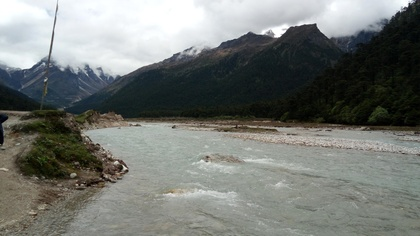
%> input picture river.jpg, 420 x 236 px, shrunk from 4096 x 2304 before the run
$ octave main.m   (GNU Octave 9; MATLAB toolbox functions it lacks are replaced by stand-ins)
%> lines starting %> are read from the running program, lines starting %| are printed output that depends on the picture; in (x1, y1, x2, y2) boxes, pixels count from 0 and x2, y2 are one past the last pixel; in counts of white or black regions, pixels touching at a corner belong together; the program's own positions count from 1
%> further down, img is the input picture: size 236x420x3 uint8; mean R, G, B 116.7, 120.2, 116.3
### threshold_161100007.m
%% Akhilesh Ravi 16110007

%% Thresholding the greyscale image
% This function directly thresholds the greyscale image and converts it into
% a monochrome image (threshold, T = 127)

% f - Input Image
% g1 - Input Image after Binarization

function g1 = threshold_161100007(f)
T = 127;    % Threshold
g1 = 255*(f >= T);
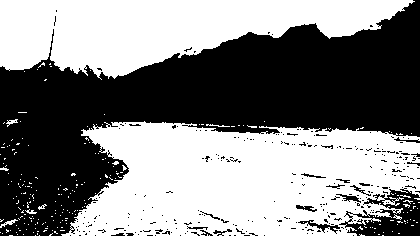
%> g1: size 236x420 double; 52.1% white; 269 black regions (251 under 20 px), largest, box (x1, y1, x2, y2) and area: (0, 0, 420, 236) 43842, (339, 188, 420, 236) 1993, (298, 220, 340, 234) 155
end

### noiser_16110007.m
%% Akhilesh Ravi 16110007

%% Random Noise Binarization
%Random noise in the range [-128 128] and then, the threshold is introduced
%for binarization.

% f - Input Image
% f1 - Input Image after adding Noise
% g2 - f1 after Binarization

function [f1, g2] = noiser_16110007(f)
f1 = f + uint8(randi([-128,128], size(f))); % Random noise in introduced
T = 127;    % Threshold
g2 = 255*(f1 >= T); % Binarization using the threshold
%> g2: size 236x420 double; 61.9% white; 447 black regions (435 under 20 px), largest, box (x1, y1, x2, y2) and area: (0, 0, 420, 236) 35654, (361, 214, 420, 236) 444, (396, 189, 420, 220) 212
end

### halftone_16110007.m
%% Akhilesh Ravi 16110007

%% Halftoning using dither matrices
% This function halftones the input image by using a dither matrix of a
% given size.
% f - Input Image
% g3 - Output image (input image halftoned by 2x2 dither matrix)
% g4 - Output image (input image halftoned by 4x4 dither matrix)
% g5 - Output image (input image halftoned by 8x8 dither matrix)


function [g3, g4, g5] = halftone_16110007(f)
I2 = [1 2; 3 0];            %Dither matrix of sixe 2x2
T2 = 255 * (I2 + 0.5) / 4;  %The corresponding threshold matrix of size 2x2

I4 = [4*I2 + 1, 4*I2 + 2;   %Dither matrix of sixe 4x4
4*I2 + 3, 4*I2];
T4 = 255* (I4 + 0.5) / 16;  %The corresponding threshold matrix of size 4x4

I8 = [4*I4 + 1, 4*I4 + 2;   %Dither matrix of sixe 8x8
4*I4 + 3, 4*I4];
T8 = 255 * (I8 + 0.5) / 64; %The corresponding threshold matrix of size 8x8

[m, n] = size(f);
%> m = 236; n = 420

%% Dither Matrix of size 2x2
m2 = m + mod(m,2);      % Changing m and n to pad the image so that
%> m2 = 236
n2 = n + mod(n,2);      % m2 and n2 are even numbers
%> n2 = 420
g3 = uint8(zeros(m2, n2));
g3(1:m, 1:n) = uint8(f);    % g3 - padded image

% Binaring the image by taking blocks of 2x2 from the image and using the
% 2x2 threshold matrix
for i = 1:2:m2
    for j = 1:2:n2
        g3(i:i+1,j:j+1) = 255.*uint8(g3(i:i+1,j:j+1) >= T2);
    end
end
%> g3: size 236x420 uint8; 45.5% white; 3540 white regions (3534 under 20 px), largest, box (x1, y1, x2, y2) and area: (0, 114, 420, 236) 22623, (0, 0, 416, 82) 18540, (1, 115, 22, 128) 78, (7, 111, 30, 116) 38, (27, 133, 38, 140) 25, (3, 129, 12, 136) 21

g3 = g3(1:m, 1:n);  % Removing the padding

%% Dither Matrix of size 4x4
m4 = m + 4 - mod(m,4);  % Changing m and n to pad the image so that
%> m4 = 240
n4 = n + 4 - mod(n,4);  % m4 and n4 are multiples of 4.
%> n4 = 424
if mod(m,4) == 0
    m4 = m;
%> m4 = 236
end
if mod(n,4) == 0
    n4 = n;
%> n4 = 420
end
g4 = uint8(zeros(m4, n4));
g4(1:m, 1:n) = uint8(f);    % g4 - padded image

% Binaring the image by taking blocks of 4x4 from the image and using the
% 4x4 threshold matrix
for i = 1:4:m4
    for j = 1:4:n4
        g4(i:i+3,j:j+3) = 255.*uint8(g4(i:i+3,j:j+3) >= T4);
    end
end
%> g4: size 236x420 uint8; 46.6% white; 3970 white regions (3964 under 20 px), largest, box (x1, y1, x2, y2) and area: (0, 113, 420, 236) 23220, (0, 0, 416, 88) 18454, (1, 111, 34, 128) 150, (81, 171, 102, 180) 47, (25, 77, 36, 88) 21, (85, 89, 92, 96) 21

g4 = g4(1:m, 1:n);  % Removing the padding

%% Dither Matrix of size 8x8
m8 = m + 8 - mod(m,8);  % Changing m and n to pad the image so that
%> m8 = 240
n8 = n + 8 - mod(n,8);  % m8 and n8 are multiples of 8.
%> n8 = 424
if mod(m,8) == 0
    m8 = m;
end
if mod(n,8) == 0
    n8 = n;
end
g5 = uint8(zeros(m8, n8));
g5(1:m, 1:n) = uint8(f);    % g5 - padded image

% Binaring the image by taking blocks of 8x8 from the image and using the
% 8x8 threshold matrix
for i = 1:8:m8
    for j = 1:8:n8
        g5(i:i+7,j:j+7) = 255.*uint8(g5(i:i+7,j:j+7) >= T8);
    end
end
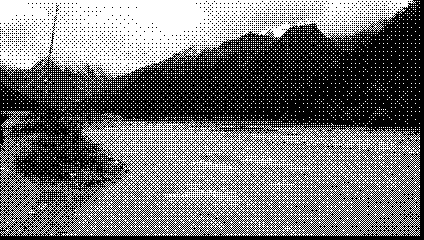
%> g5: size 240x424 uint8; 45.3% white; 3881 white regions (3875 under 20 px), largest, box (x1, y1, x2, y2) and area: (0, 113, 420, 236) 23196, (0, 0, 416, 88) 18432, (1, 111, 34, 128) 148, (81, 169, 90, 180) 26, (91, 171, 102, 180) 23, (85, 89, 92, 96) 21

g5 = g5(1:m, 1:n);  % Removing the padding

end

### error_diffusion_16110007.m
%% Akhilesh Ravi 16110007

%% Error Diffusion
% We go pixel by pixel and binarize it using the threshold (T = 127). We
% check the error of the pixel after thresholding with respect to the
% original image. We scale this error and add it to neighbouring pixels
% using a scaling matrix.

% f - Input Image
% g6 - Output image (input image after error diffusion)

function g6 = error_diffusion_16110007(f)

fnew = f;
g6 = uint8(zeros(size(f)));
[m, n] = size(f);
T = 127;    % Threshold

% Applying error diffusion to each pixel (and the surrounding pixels)
for i = 1:m
    for j = 1:n
        g6(i,j) = 255*uint8(fnew(i,j)>=T);  % Binarizing the pixel
        e = double(fnew(i,j)) - double(g6(i,j));    % Error with respect to
                                                    % the original image

        % Scaling the error and adding it to the surrounding pixels of the
        % original image
        if j ~= n
            fnew(i,j+1) = uint8(fnew(i,j+1) + (e*7)/16);
        end
        if i ~= m
            fnew(i+1,j) = uint8(fnew(i+1,j) + (e*5)/16);
            if j ~= n
                fnew(i+1,j+1) = uint8(fnew(i+1,j+1) + e/16);
            end
            if j ~= 1
                fnew(i+1,j-1) = uint8(fnew(i+1,j-1) + (e*3)/16);
            end
        end

    end
end
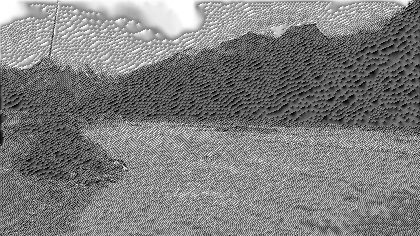
%> fnew: size 236x420 uint8; min 0, max 255, mean 125.5
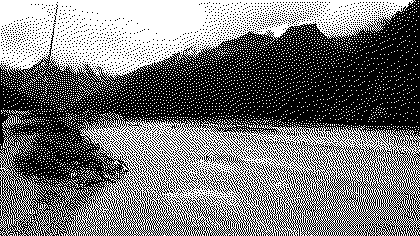
%> g6: size 236x420 uint8; 46.6% white; 3772 white regions (3766 under 20 px), largest, box (x1, y1, x2, y2) and area: (0, 113, 420, 236) 23182, (0, 0, 416, 85) 18261, (2, 115, 21, 129) 80, (11, 110, 30, 115) 31, (26, 132, 37, 143) 27, (78, 85, 90, 96) 20

end

### fidelity_16110007.m
%% Akhilesh Ravi 16110007

%% Fidelity Metrics
%Function to find out the fidelity of an image (monochrome) with respect to
%the original image using various metrics. Here we compare how close the
%two images appear to be.

% f - Input Reference Image
% g - Input Image
% a1 - Mean of deviation
% a2 - Mean of absolute deviation
% a3, a4 - Mean of Absolute Deviation after transforming using gamma
% a5, a6 - Mean of Absolute Deviation after applying gamma transformation
%          and then applying a Low Pass Filter

function [a1, a2, a3, a4, a5, a6] = fidelity_16110007(f, g)
[M, N] = size(f);
%> M = 236; N = 420

%% Mean of deviation and Mean of Absolute Deviation

temp = (double(f) - double(g))./(M*N);

% alpha 1 -> metric 1
a1 = sum(sum(temp));
%> a1 = -14.2

% alpha 2 -> metric 2
a2 = sum(sum( abs(temp) ));
%> a2 = 63.25


%% Mean of Absolute Deviation after transforming using gamma = 2.2 and gamma = 1/2.2
f1a = 255 * ( (double(f)./255) .^ 2.2);
g1a = 255 * ( (double(g)./255) .^ 2.2);
temp = ( double(abs(f1a - g1a)) )./(M*N);
% alpha 3 -> metric 3
a3 = sum(sum(temp));
%> a3 = 72.3

f1b = 255 * ( (double(f)./255) .^ (1/2.2) );
g1b = 255 * ( (double(g)./255) .^ (1/2.2) );
temp = ( double(abs(f1b - g1b)) )./(M*N);
% alpha 4 -> metric 4
a4 = sum(sum(temp));
%> a4 = 74.76

%% Mean of Absolute Deviation after applying gamma transformation and then applying a Low Pass Filter

h = fspecial('gaussian',[7,7]); % Low Pass Filter of size 7x7
% Passing the images through the filter
f2a = imfilter(uint8(f1a),h);
g2a = imfilter(uint8(g1a),h);

f2b = imfilter(uint8(f1b),h);
g2b = imfilter(uint8(g1b),h);

f3a = 255 * ( (double(f2a)./255) .^ (1/3));
g3a = 255 * ( (double(g2a)./255) .^ (1/3));
temp = ( double(abs(f3a - g3a)) )./(M*N);
% alpha 5 -> metric 5
a5 = sum(sum(temp));
%> a5 = 57.26

f3b = 255 * ( (double(f2b)./255) .^ (1/3) );
g3b = 255 * ( (double(g2b)./255) .^ (1/3) );
temp = ( double(abs(f3b - g3b)) )./(M*N);
% alpha 6 -> metric 6
a6 = sum(sum(temp));
%> a6 = 91.25

end

### main.m
%% Akhilesh Ravi 16110007

%% Implementation of various binarization, halftoning and error diffusion function

%Input Image

%image = 'campus';
image = 'river';
%image = 'snow';

try
    if image == 'campus'
        imagename = strcat(image,'.png');
    else
        imagename = strcat(image,'.jpg');
    end
catch
    imagename = strcat(image,'.jpg');
end


img = imread(imagename);
%img = img(:,:,3);
try
    if size(size(img)) == [1 3]
        f = rgb2gray(img);
    else
        f = img;
    end
catch
    f = img;
end
%image = 'blue';

%% Thresholding
g1 = threshold_161100007(f);
figure
try
    imshow(g1)
    truesize
    imwrite(g1, strcat(image,'g1.tiff'));
catch
end

%% Random Noise Thresholding
[f1, g2] = noiser_16110007(f);
figure
try
    imshow(g2)
    truesize
    imwrite(g2, strcat(image,'g2.tiff'));
catch
end


%% Halftoning with dither matrix sizes
[g3, g4, g5] = halftone_16110007(f);

figure
try
    imshow(g3)
    truesize
    imwrite(g3, strcat(image,'g3.tiff'));
catch
end

figure
try
    imshow(g4)
    truesize
    imwrite(g4, strcat(image,'g4.tiff'));
catch
end

figure
try
    imshow(g5)
    truesize
    imwrite(g5, strcat(image,'g5.tiff'));
catch
end


%% Error diffusion

g6 = error_diffusion_16110007(f);

figure
try
    imshow(g6)
    truesize
    imwrite(g6, strcat(image,'g6.tiff'));
catch
end


%% Fidelity Metrics

A = zeros(6);
[a1, a2, a3, a4, a5, a6] = fidelity_16110007(f,g1);
%> a1 = -14.2; a2 = 63.25; a3 = 72.3; a4 = 74.76; a5 = 57.26; a6 = 91.25
A(1,:) = [a1, a2, a3, a4, a5, a6];
[a1, a2, a3, a4, a5, a6] = fidelity_16110007(f,g2);
%> a1 = -39.27; a2 = 73.15; a3 = 92.68; a4 = 71.78; a5 = 57.06; a6 = 51.67
A(2,:) = [a1, a2, a3, a4, a5, a6];
[a1, a2, a3, a4, a5, a6] = fidelity_16110007(f,g3);
%> a1 = 2.57; a2 = 79.07; a3 = 77.65; a4 = 93.6; a5 = 37.57; a6 = 58.64
A(3,:) = [a1, a2, a3, a4, a5, a6];
[a1, a2, a3, a4, a5, a6] = fidelity_16110007(f,g4);
%> in fidelity_16110007 (call 4), `temp = (double(f) - double(g))./(M*N);`:
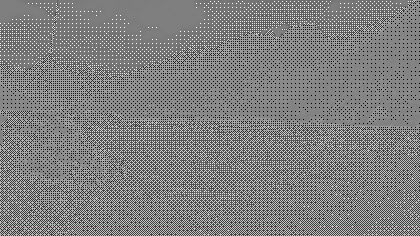
%> temp: size 236x420 double; min -0.00249, max 0.00249, mean -2.75e-06; drawn with min black and max white
%> in fidelity_16110007 (call 4), `a1 = sum(sum(temp));`: a1 = -0.272
%> in fidelity_16110007 (call 4), `a2 = sum(sum( abs(temp) ));`: a2 = 81.95
%> in fidelity_16110007 (call 4), `a3 = sum(sum(temp));`: a3 = 81.41
%> in fidelity_16110007 (call 4), `temp = ( double(abs(f1b - g1b)) )./(M*N);`:
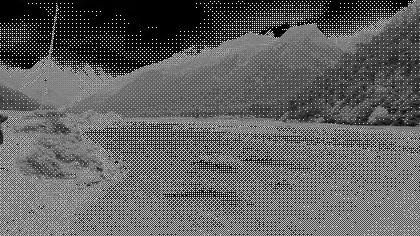
%> temp: size 236x420 double; min 0, max 0.00254, mean 0.000958; drawn with min black and max white
%> in fidelity_16110007 (call 4), `a4 = sum(sum(temp));`: a4 = 94.93
%> in fidelity_16110007 (call 4), `g3a = 255 * ( (double(g2a)./255) .^ (1/3));`:
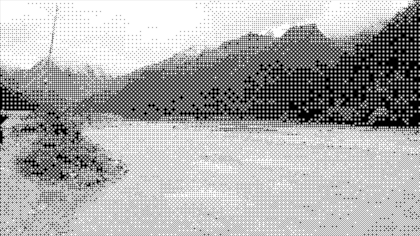
%> g3a: size 236x420 double; min 0, max 255, mean 171.8
%> in fidelity_16110007 (call 4), `a5 = sum(sum(temp));`: a5 = 42.05
%> in fidelity_16110007 (call 4), `a6 = sum(sum(temp));`: a6 = 49.75
%> a1 = -0.272; a2 = 81.95; a3 = 81.41; a4 = 94.93; a5 = 42.05; a6 = 49.75
A(4,:) = [a1, a2, a3, a4, a5, a6];
[a1, a2, a3, a4, a5, a6] = fidelity_16110007(f,g5);
%> a1 = 0.0338; a2 = 81.91; a3 = 81.32; a4 = 94.98; a5 = 41.65; a6 = 50.38
A(5,:) = [a1, a2, a3, a4, a5, a6];
[a1, a2, a3, a4, a5, a6] = fidelity_16110007(f,g6);
%> a1 = -0.187; a2 = 81.62; a3 = 81.14; a4 = 94.67; a5 = 40.46; a6 = 49.7
A(6,:) = [a1, a2, a3, a4, a5, a6];

disp('    Fidelity Metrics')
disp('     a1     a2     a3     a4     a5     a6')
disp('g1')
disp(A(1,:))
%|   -14.198   63.248   72.301   74.759   57.264   91.250
disp('g2')
disp(A(2,:))
%|   -39.266   73.148   92.684   71.776   57.057   51.668
disp('g3')
disp(A(3,:))
%|     2.5704   79.0671   77.6498   93.5965   37.5724   58.6374
disp('g4')
disp(A(4,:))
%|    -0.2724   81.9453   81.4129   94.9311   42.0468   49.7508
disp('g5')
disp(A(5,:))
%|    3.3787e-02   8.1907e+01   8.1318e+01   9.4982e+01   4.1653e+01   5.0380e+01
disp('g6')
disp(A(6,:))
%|    -0.1875   81.6213   81.1380   94.6667   40.4609   49.7011

$ run again, with snow.jpg copied over river.jpg
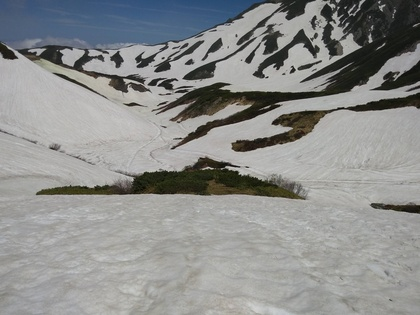
%> input picture snow.jpg, 420 x 315 px, shrunk from 4160 x 3120 before the run
%> img is the input picture: size 315x420x3 uint8; mean R, G, B 140, 141.4, 140.3
%> in threshold_161100007, `g1 = 255*(f >= T);`:
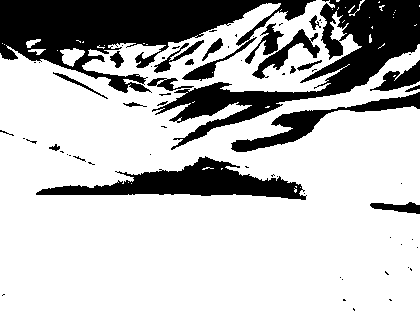
%> g1: size 315x420 double; 74% white; 68 black regions (45 under 20 px), largest, box (x1, y1, x2, y2) and area: (0, 0, 316, 93) 13457, (152, 0, 420, 150) 9852, (36, 156, 307, 200) 4917
%> g2: size 315x420 double; 80.4% white; black in thin lines or dots
%> in fidelity_16110007, `a1 = sum(sum(temp));`: a1 = -47.69
%> in fidelity_16110007, `a2 = sum(sum( abs(temp) ));`: a2 = 79.5
%> in fidelity_16110007, `a3 = sum(sum(temp));`: a3 = 115.6
%> in fidelity_16110007, `a4 = sum(sum(temp));`: a4 = 65.9
%> in fidelity_16110007, `a5 = sum(sum(temp));`: a5 = 67.25
%> in fidelity_16110007, `a6 = sum(sum(temp));`: a6 = 57.64
%> `[a1, a2, a3, a4, a5, a6] = fidelity_16110007(f,g1);`: a1 = -47.69; a2 = 79.5; a3 = 115.6; a4 = 65.9; a5 = 67.25; a6 = 57.64
%> `[a1, a2, a3, a4, a5, a6] = fidelity_16110007(f,g2);`: a1 = -64.2; a2 = 86.38; a3 = 129.5; a4 = 63.95; a5 = 64.64; a6 = 32.34
%> g1a: size 315x420 double; 58.3% white; black in thin lines or dots
%> `[a1, a2, a3, a4, a5, a6] = fidelity_16110007(f,g3);`: a1 = -7.82; a2 = 103.1; a3 = 117.1; a4 = 99.99; a5 = 43.42; a6 = 34.58
%> in fidelity_16110007 (call 4), `a1 = sum(sum(temp));`: a1 = 0.102
%> in fidelity_16110007 (call 4), `a2 = sum(sum( abs(temp) ));`: a2 = 106.1
%> g1a: size 315x420 double; 55.2% white; black in thin lines or dots
%> in fidelity_16110007 (call 4), `temp = ( double(abs(f1a - g1a)) )./(M*N);`:
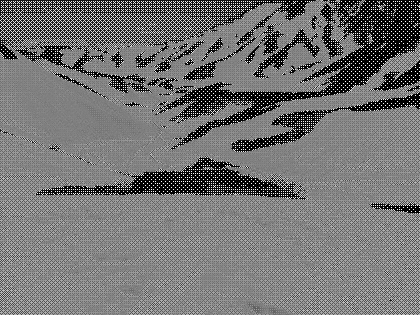
%> temp: size 315x420 double; min 7.08e-07, max 0.00193, mean 0.000878; drawn with min black and max white
%> in fidelity_16110007 (call 4), `a3 = sum(sum(temp));`: a3 = 116.2
%> in fidelity_16110007 (call 4), `a4 = sum(sum(temp));`: a4 = 105.5
%> in fidelity_16110007 (call 4), `a5 = sum(sum(temp));`: a5 = 41.11
%> in fidelity_16110007 (call 4), `a6 = sum(sum(temp));`: a6 = 36.36
%> `[a1, a2, a3, a4, a5, a6] = fidelity_16110007(f,g4);`: a1 = 0.102; a2 = 106.1; a3 = 116.2; a4 = 105.5; a5 = 41.11; a6 = 36.36
%> `[a1, a2, a3, a4, a5, a6] = fidelity_16110007(f,g5);`: a1 = 0.176; a3 = 116.1; a5 = 41.1; a6 = 36.53
%> `[a1, a2, a3, a4, a5, a6] = fidelity_16110007(f,g6);`: a1 = -0.185; a2 = 105.5; a3 = 115.8; a4 = 104.9; a5 = 40.71; a6 = 35.11
%|    -47.688    79.501   115.581    65.900    67.253    57.636
%|    -64.197    86.381   129.480    63.950    64.642    32.343
%|     -7.8194   103.1249   117.1456    99.9917    43.4203    34.5808
%|      0.1024   106.1190   116.1596   105.4931    41.1078    36.3551
%|      0.1756   106.1080   116.1276   105.5083    41.0951    36.5313
%|     -0.1848   105.5366   115.8314   104.9084    40.7141    35.1107

$ run again, with campusg1.tiff saved as river.jpg
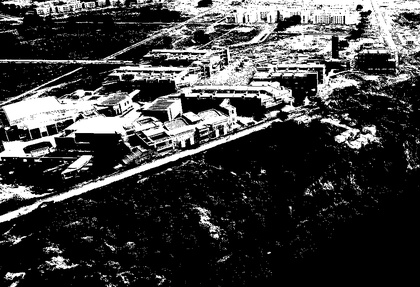
%> input picture campusg1.tiff, 420 x 287 px, shrunk from 986 x 673 before the run
%> img is the input picture: size 287x420 uint8; min 0, max 255, mean 63.4
%> g1: size 287x420 double; 24.3% white; 497 white regions (461 under 20 px), largest, box (x1, y1, x2, y2) and area: (0, 0, 420, 161) 22140, (0, 119, 283, 223) 1722, (2, 0, 95, 17) 642
%> g2: size 287x420 double; 28.9% white; 1620 white regions (1585 under 20 px), largest, box (x1, y1, x2, y2) and area: (0, 0, 420, 223) 27629, (2, 0, 118, 20) 873, (320, 114, 382, 149) 709
%> after the loop in error_diffusion_16110007, `for i = 1:m`:
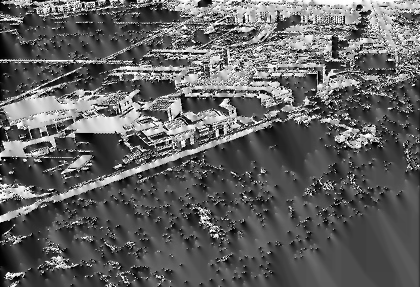
%> fnew: size 287x420 uint8; min 0, max 255, mean 96.8
%> in fidelity_16110007, `a1 = sum(sum(temp));`: a1 = 1.36
%> in fidelity_16110007, `a2 = sum(sum( abs(temp) ));`: a2 = 18.51
%> in fidelity_16110007, `a3 = sum(sum(temp));`: a3 = 17.66
%> in fidelity_16110007, `a4 = sum(sum(temp));`: a4 = 30.32
%> in fidelity_16110007, `a5 = sum(sum(temp));`: a5 = 14.28
%> in fidelity_16110007, `a6 = sum(sum(temp));`: a6 = 58.39
%> `[a1, a2, a3, a4, a5, a6] = fidelity_16110007(f,g1);`: a1 = 1.36; a2 = 18.51; a3 = 17.66; a4 = 30.32; a5 = 14.28; a6 = 58.39
%> `[a1, a2, a3, a4, a5, a6] = fidelity_16110007(f,g2);`: a1 = -10.25; a2 = 24.04; a3 = 27.49; a4 = 30.41; a5 = 23.99; a6 = 46.82
%> g1a: size 287x420 double; 24.6% white; 1243 white regions (1218 under 20 px), largest, box (x1, y1, x2, y2) and area: (0, 0, 420, 223) 24932, (33, 0, 96, 20) 528, (0, 183, 50, 203) 416
%> `[a1, a2, a3, a4, a5, a6] = fidelity_16110007(f,g3);`: a1 = 0.557; a2 = 24.35; a3 = 23.6; a4 = 34.08; a5 = 16.01; a6 = 50.71
%> in fidelity_16110007 (call 4), `a1 = sum(sum(temp));`: a1 = 0.299
%> in fidelity_16110007 (call 4), `a2 = sum(sum( abs(temp) ));`: a2 = 25.18
%> g1a: size 287x420 double; 24.7% white; 1380 white regions (1352 under 20 px), largest, box (x1, y1, x2, y2) and area: (0, 0, 420, 223) 24429, (33, 0, 96, 20) 538, (0, 181, 50, 203) 416
%> in fidelity_16110007 (call 4), `a3 = sum(sum(temp));`: a3 = 24.42
%> in fidelity_16110007 (call 4), `temp = ( double(abs(f1b - g1b)) )./(M*N);`:
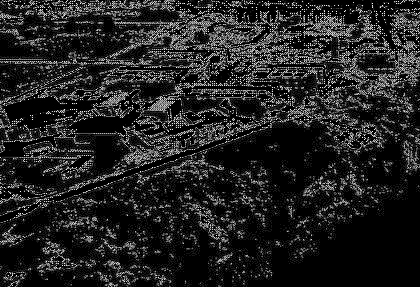
%> temp: size 287x420 double; min 0, max 0.00209, mean 0.000288; drawn with min black and max white
%> in fidelity_16110007 (call 4), `a4 = sum(sum(temp));`: a4 = 34.7
%> in fidelity_16110007 (call 4), `a5 = sum(sum(temp));`: a5 = 17
%> in fidelity_16110007 (call 4), `a6 = sum(sum(temp));`: a6 = 49.73
%> `[a1, a2, a3, a4, a5, a6] = fidelity_16110007(f,g4);`: a1 = 0.299; a2 = 25.18; a3 = 24.42; a4 = 34.7; a5 = 17; a6 = 49.73
%> `[a1, a2, a3, a4, a5, a6] = fidelity_16110007(f,g5);`: a1 = 0.0326; a2 = 25.62; a3 = 24.86; a4 = 35.07; a5 = 17.99; a6 = 49.25
%> `[a1, a2, a3, a4, a5, a6] = fidelity_16110007(f,g6);`: a1 = -0.145; a2 = 22.48; a3 = 22.06; a4 = 32.46; a5 = 15.22; a6 = 48.42
%|     1.3632   18.5128   17.6571   30.3168   14.2781   58.3887
%|   -10.249   24.037   27.487   30.413   23.988   46.825
%|     0.5572   24.3544   23.5991   34.0751   16.0082   50.7070
%|     0.2991   25.1777   24.4208   34.6965   17.0042   49.7310
%|    3.2570e-02   2.5619e+01   2.4860e+01   3.5068e+01   1.7985e+01   4.9246e+01
%|    -0.1451   22.4782   22.0580   32.4643   15.2213   48.4162

$ run again, with campusg2.tiff saved as river.jpg
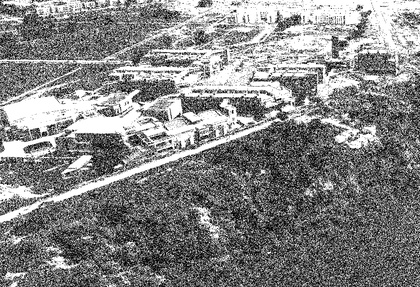
%> input picture campusg2.tiff, 420 x 287 px, shrunk from 986 x 673 before the run
%> img is the input picture: size 287x420 uint8; min 0, max 255, mean 133.2
%> g1: size 287x420 double; 47.3% white; 3243 white regions (3149 under 20 px), largest, box (x1, y1, x2, y2) and area: (0, 0, 420, 252) 41620, (28, 218, 87, 282) 729, (189, 203, 236, 252) 549
%> g2: size 287x420 double; 63% white; black in thin lines or dots
%> in fidelity_16110007, `a1 = sum(sum(temp));`: a1 = 12.53
%> in fidelity_16110007, `a2 = sum(sum( abs(temp) ));`: a2 = 66.06
%> in fidelity_16110007, `a3 = sum(sum(temp));`: a3 = 57.48
%> in fidelity_16110007, `a4 = sum(sum(temp));`: a4 = 87.84
%> in fidelity_16110007, `a5 = sum(sum(temp));`: a5 = 35.41
%> in fidelity_16110007, `a6 = sum(sum(temp));`: a6 = 61.73
%> `[a1, a2, a3, a4, a5, a6] = fidelity_16110007(f,g1);`: a1 = 12.53; a2 = 66.06; a3 = 57.48; a4 = 87.84; a5 = 35.41; a6 = 61.73
%> `[a1, a2, a3, a4, a5, a6] = fidelity_16110007(f,g2);`: a1 = -27.36; a2 = 78.37; a3 = 88.76; a4 = 79.19; a5 = 48.01; a6 = 33.36
%> g1a: size 287x420 double; 52.3% white; black in thin lines or dots
%> `[a1, a2, a3, a4, a5, a6] = fidelity_16110007(f,g3);`: a1 = -0.142; a2 = 84.66; a3 = 81.21; a4 = 95.34; a5 = 38.47; a6 = 36.98
%> in fidelity_16110007 (call 4), `a1 = sum(sum(temp));`: a1 = 0.05
%> in fidelity_16110007 (call 4), `a2 = sum(sum( abs(temp) ));`: a2 = 85.06
%> g1a: size 287x420 double; 52.2% white; black in thin lines or dots
%> in fidelity_16110007 (call 4), `a3 = sum(sum(temp));`: a3 = 81.68
%> in fidelity_16110007 (call 4), `temp = ( double(abs(f1b - g1b)) )./(M*N);`:
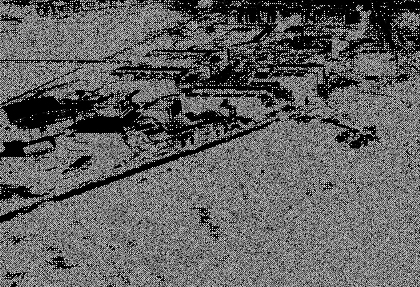
%> temp: size 287x420 double; min 0, max 0.00209, mean 0.000794; drawn with min black and max white
%> in fidelity_16110007 (call 4), `a4 = sum(sum(temp));`: a4 = 95.69
%> in fidelity_16110007 (call 4), `a5 = sum(sum(temp));`: a5 = 38.85
%> in fidelity_16110007 (call 4), `a6 = sum(sum(temp));`: a6 = 37.39
%> `[a1, a2, a3, a4, a5, a6] = fidelity_16110007(f,g4);`: a1 = 0.05; a2 = 85.06; a3 = 81.68; a4 = 95.69; a5 = 38.85; a6 = 37.39
%> `[a1, a2, a3, a4, a5, a6] = fidelity_16110007(f,g5);`: a1 = 0.247; a2 = 85.25; a3 = 81.81; a4 = 95.9; a5 = 38.92; a6 = 37.51
%> `[a1, a2, a3, a4, a5, a6] = fidelity_16110007(f,g6);`: a1 = -0.151; a2 = 77.75; a3 = 75.18; a4 = 90.23; a5 = 35.31; a6 = 35.97
%|    12.525   66.060   57.482   87.838   35.411   61.728
%|   -27.358   78.366   88.759   79.186   48.013   33.363
%|    -0.1425   84.6643   81.2067   95.3364   38.4727   36.9773
%|    5.0033e-02   8.5064e+01   8.1679e+01   9.5691e+01   3.8851e+01   3.7387e+01
%|     0.2468   85.2481   81.8054   95.9002   38.9183   37.5065
%|    -0.1509   77.7549   75.1764   90.2254   35.3082   35.9709
